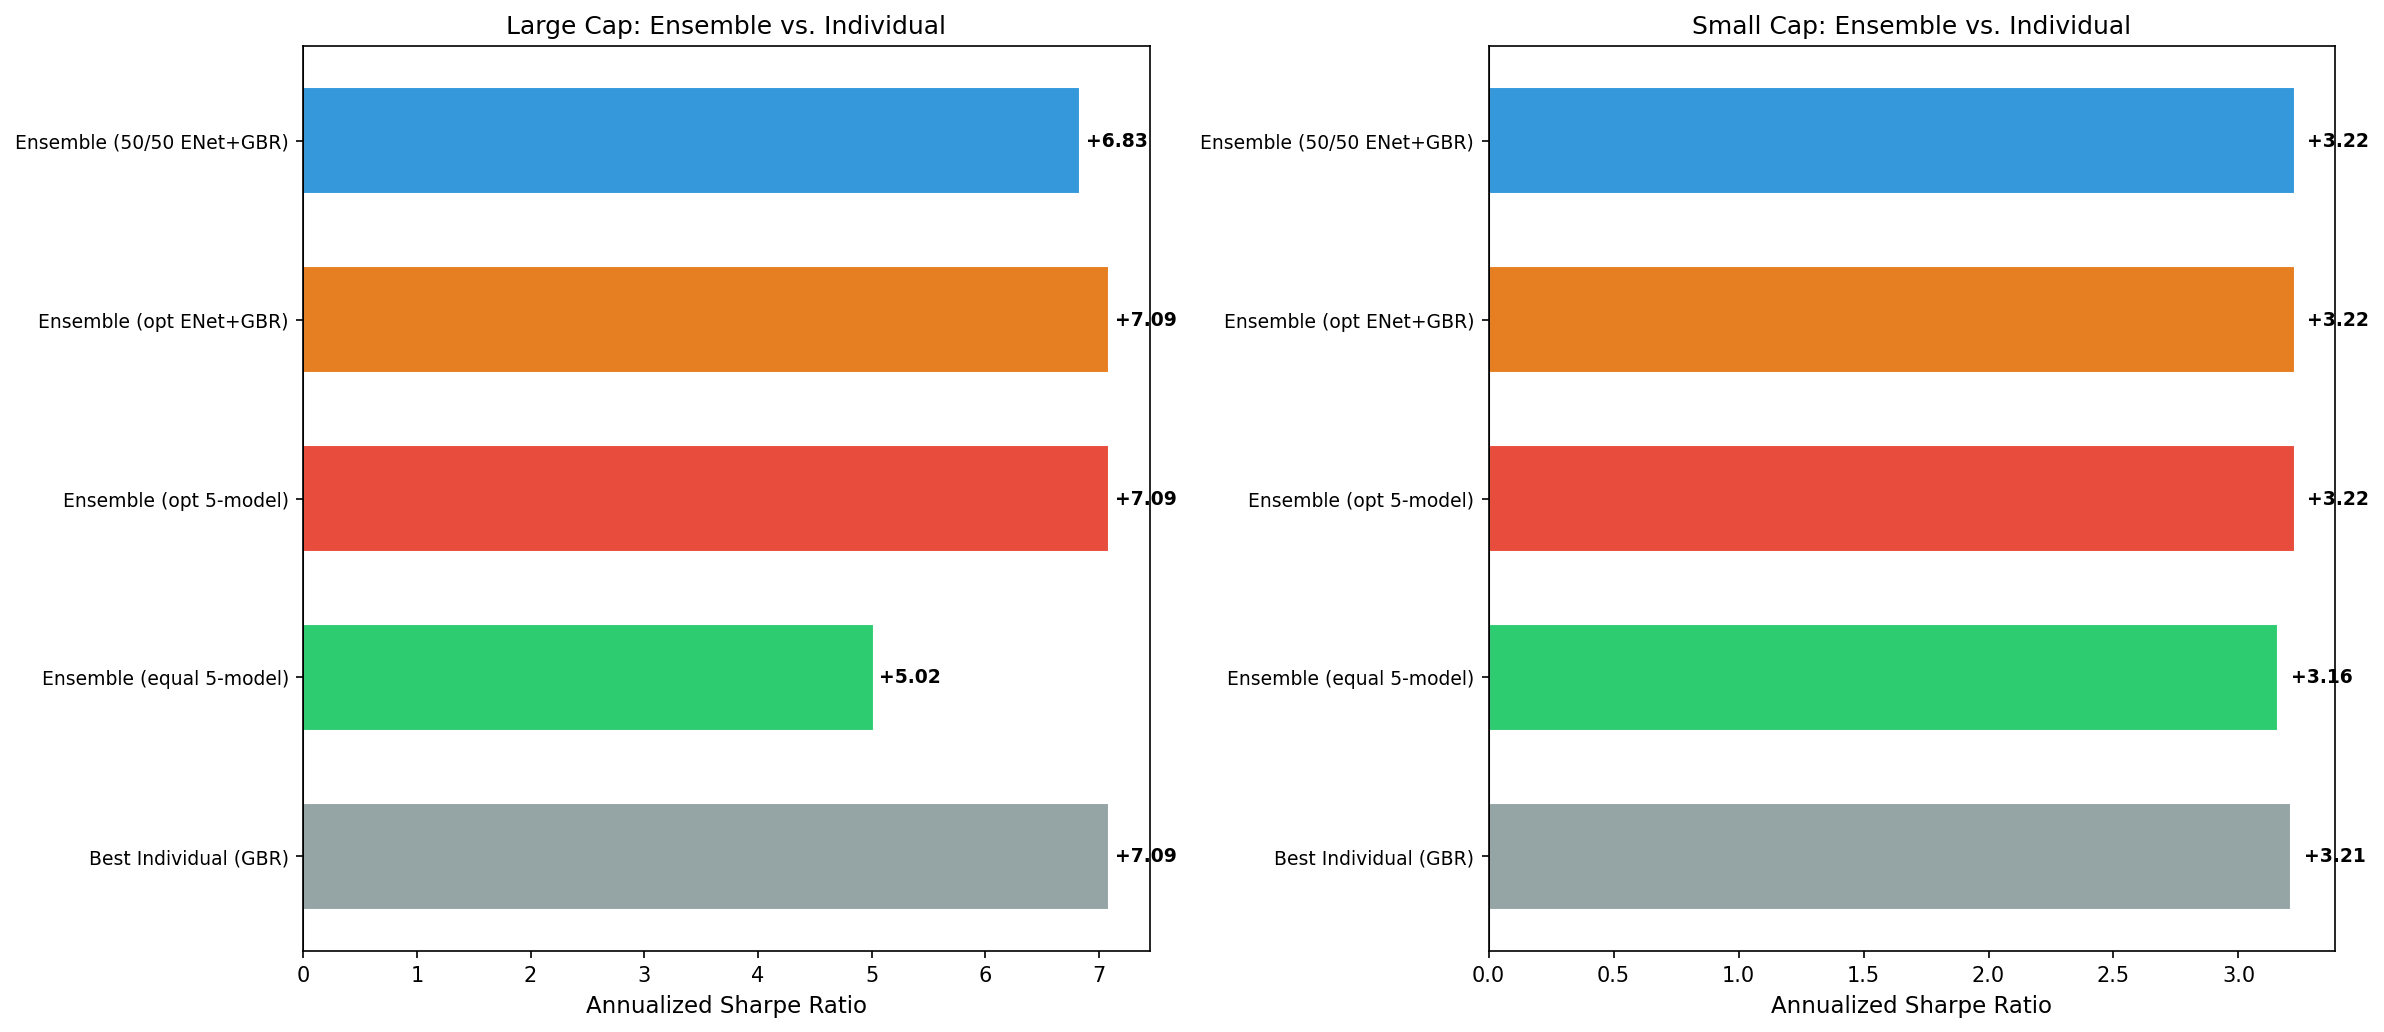

Generate this figure with Python:
"""
Task (e): Ensemble Portfolio for Maximum OOS Sharpe Ratio
=========================================================
- Combine best Linear (ElasticNet) + best Non-linear (GradientBoosting)
- Optimize ensemble weights on Validation set
- Evaluate on Test set
- Run for both Large Cap and Small Cap
"""

import pandas as pd
import numpy as np
import matplotlib.pyplot as plt
from sklearn.preprocessing import StandardScaler
from sklearn.linear_model import Lasso, Ridge, ElasticNet
from sklearn.cross_decomposition import PLSRegression
from sklearn.ensemble import GradientBoostingRegressor
from itertools import product as iprod
import warnings
warnings.filterwarnings("ignore")


# ══════════════════════════════════════════════════════════════════════════════
# HELPERS
# ══════════════════════════════════════════════════════════════════════════════
def annualized_sharpe(mr):
    m, s = mr.mean(), mr.std(ddof=1)
    return (m / s) * np.sqrt(12) if s > 0 and not np.isnan(s) else np.nan


def portfolio_sharpe_from_signal(yyyymm, ret, signal):
    """Build rank-weighted L/S portfolio and return its annualized Sharpe."""
    tmp = pd.DataFrame({"yyyymm": yyyymm, "ret": ret, "signal": signal}).dropna()
    tmp["rank"] = tmp.groupby("yyyymm")["signal"].rank(method="average")
    tmp["w"] = tmp.groupby("yyyymm")["rank"].transform(lambda x: x - x.mean())
    tmp["abs_sum"] = tmp.groupby("yyyymm")["w"].transform(lambda x: x.abs().sum())
    tmp["w"] = tmp["w"] / tmp["abs_sum"]
    port = (tmp["w"] * tmp["ret"]).groupby(tmp["yyyymm"]).sum()
    return annualized_sharpe(port), port


def r2_oos(y_true, y_pred):
    return 1 - np.sum((y_true - y_pred)**2) / np.sum(y_true**2)


def run_universe(filepath, label):
    """Full pipeline for one universe: train models, ensemble, evaluate."""
    print(f"\n{'=' * 70}")
    print(f"  {label}")
    print(f"{'=' * 70}")

    # ── Data prep ────────────────────────────────────────────────────────
    df = pd.read_parquet(filepath)
    df["ret"] = pd.to_numeric(df["ret"], errors="coerce")
    feature_cols = [c for c in df.columns if c not in ["permno", "yyyymm", "ret"]]
    df = df.dropna(subset=["ret"]).reset_index(drop=True)

    train_mask = df["yyyymm"] <= 194511
    val_mask   = (df["yyyymm"] > 194511) & (df["yyyymm"] <= 195711)
    test_mask  = df["yyyymm"] > 195711

    df[feature_cols] = df.groupby("yyyymm")[feature_cols].transform(
        lambda x: x.fillna(x.median()))
    df[feature_cols] = df[feature_cols].fillna(0)

    scaler = StandardScaler()
    X_tr_s = scaler.fit_transform(df.loc[train_mask, feature_cols].values)
    y_tr   = df.loc[train_mask, "ret"].values
    X_va_s = scaler.transform(df.loc[val_mask, feature_cols].values)
    y_va   = df.loc[val_mask, "ret"].values
    X_te_s = scaler.transform(df.loc[test_mask, feature_cols].values)
    y_te   = df.loc[test_mask, "ret"].values

    test_yyyymm = df.loc[test_mask, "yyyymm"].values
    test_ret    = df.loc[test_mask, "ret"].values
    val_yyyymm  = df.loc[val_mask, "yyyymm"].values
    val_ret     = df.loc[val_mask, "ret"].values

    print(f"  Train: {X_tr_s.shape}  Val: {X_va_s.shape}  Test: {X_te_s.shape}")

    # ── Train candidate models ───────────────────────────────────────────
    models = {}

    # Ridge - tune
    best_r2, best_a = -np.inf, None
    for a in np.logspace(0, 6, 40):
        m = Ridge(alpha=a, max_iter=50000).fit(X_tr_s, y_tr)
        r2 = r2_oos(y_va, m.predict(X_va_s))
        if r2 > best_r2: best_r2, best_a = r2, a
    models["Ridge"] = Ridge(alpha=best_a, max_iter=50000).fit(X_tr_s, y_tr)

    # Lasso - tune
    best_r2, best_a = -np.inf, None
    for a in np.logspace(-5, 0, 30):
        m = Lasso(alpha=a, max_iter=50000).fit(X_tr_s, y_tr)
        r2 = r2_oos(y_va, m.predict(X_va_s))
        if r2 > best_r2: best_r2, best_a = r2, a
    models["Lasso"] = Lasso(alpha=best_a, max_iter=50000).fit(X_tr_s, y_tr)

    # ElasticNet - tune
    best_r2, best_a, best_l1 = -np.inf, None, None
    for l1 in [0.25, 0.5, 0.75, 0.9, 0.95, 0.99]:
        for a in np.logspace(-5, 0, 30):
            m = ElasticNet(alpha=a, l1_ratio=l1, max_iter=50000).fit(X_tr_s, y_tr)
            r2 = r2_oos(y_va, m.predict(X_va_s))
            if r2 > best_r2: best_r2, best_a, best_l1 = r2, a, l1
    models["ElasticNet"] = ElasticNet(alpha=best_a, l1_ratio=best_l1,
                                      max_iter=50000).fit(X_tr_s, y_tr)

    # PLS - tune
    best_r2, best_nc = -np.inf, None
    for nc in range(1, min(50, X_tr_s.shape[1]) + 1):
        pls = PLSRegression(n_components=nc).fit(X_tr_s, y_tr)
        r2 = r2_oos(y_va, pls.predict(X_va_s).ravel())
        if r2 > best_r2: best_r2, best_nc = r2, nc
    models["PLS"] = PLSRegression(n_components=best_nc).fit(X_tr_s, y_tr)

    # GBR - tune
    best_r2, best_gbr = -np.inf, None
    for combo in iprod([100, 300, 500], [2, 3, 4], [0.01, 0.05, 0.1], [0.8, 1.0]):
        ne, md, lr, ss = combo
        gbr = GradientBoostingRegressor(n_estimators=ne, max_depth=md, learning_rate=lr,
                                        subsample=ss, min_samples_leaf=10, random_state=42)
        gbr.fit(X_tr_s, y_tr)
        r2 = r2_oos(y_va, gbr.predict(X_va_s))
        if r2 > best_r2: best_r2, best_gbr = r2, gbr
    models["GBR"] = best_gbr

    print(f"  Trained: {list(models.keys())}")

    # ── Get predictions ──────────────────────────────────────────────────
    val_preds = {}
    test_preds = {}
    for name, mod in models.items():
        if name == "PLS":
            val_preds[name]  = mod.predict(X_va_s).ravel()
            test_preds[name] = mod.predict(X_te_s).ravel()
        else:
            val_preds[name]  = mod.predict(X_va_s)
            test_preds[name] = mod.predict(X_te_s)

    # ── Individual model portfolio Sharpe ratios ─────────────────────────
    print(f"\n  Individual model portfolio Sharpe ratios (Test):")
    indiv_sharpes = {}
    indiv_ports = {}
    for name in models:
        sr, port = portfolio_sharpe_from_signal(test_yyyymm, test_ret, test_preds[name])
        indiv_sharpes[name] = sr
        indiv_ports[name] = port
        print(f"    {name:15s}  SR = {sr:+.3f}")

    # ── Ensemble: optimize weights on Validation set ─────────────────────
    print(f"\n  Optimizing ensemble weights on Validation set...")

    model_names = list(models.keys())
    val_pred_matrix  = np.column_stack([val_preds[n] for n in model_names])
    test_pred_matrix = np.column_stack([test_preds[n] for n in model_names])

    # Grid search over weight combinations (simplex)
    # Generate weight vectors that sum to 1
    best_val_sr = -np.inf
    best_weights = None
    weight_steps = np.arange(0, 1.05, 0.1)

    # For 5 models, full grid is too large. Use two-stage approach:
    # Stage 1: Pairwise best (ElasticNet + GBR)
    # Stage 2: Add other models with remaining weight

    # Stage 1: Simple pairwise ElasticNet + GBR
    print(f"\n  Stage 1: ElasticNet + GBR pairwise optimization")
    enet_idx = model_names.index("ElasticNet")
    gbr_idx  = model_names.index("GBR")

    best_pair_sr = -np.inf
    best_pair_w = None
    for w_enet in np.arange(0, 1.01, 0.05):
        w_gbr = 1.0 - w_enet
        signal = w_enet * val_pred_matrix[:, enet_idx] + w_gbr * val_pred_matrix[:, gbr_idx]
        sr, _ = portfolio_sharpe_from_signal(val_yyyymm, val_ret, signal)
        if not np.isnan(sr) and sr > best_pair_sr:
            best_pair_sr = sr
            best_pair_w = (w_enet, w_gbr)

    print(f"    Best: w_ElasticNet={best_pair_w[0]:.2f}, w_GBR={best_pair_w[1]:.2f}, "
          f"Val SR={best_pair_sr:+.3f}")

    # Stage 2: Search over all 5 models with coarser grid
    print(f"\n  Stage 2: Full 5-model weight optimization (step=0.1)")
    best_full_sr = -np.inf
    best_full_weights = None
    n_models = len(model_names)

    # Generate simplex grid with step 0.1
    def simplex_grid(n, step=0.1):
        """Generate all weight vectors of length n that sum to 1 with given step."""
        levels = int(round(1.0 / step))
        if n == 1:
            yield [1.0]
            return
        for i in range(levels + 1):
            w = i * step
            for rest in simplex_grid(n - 1, step):
                total = w + sum(rest)
                if abs(total - 1.0) < 1e-6:
                    yield [w] + rest
                elif total < 1.0 + 1e-6:
                    # Not enough yet, only yield if n-1 can fill
                    pass
        # Simpler approach: just iterate
        return

    # More efficient: iterate using recursion
    count = 0
    for w0 in np.arange(0, 1.01, 0.1):
        for w1 in np.arange(0, 1.01 - w0, 0.1):
            for w2 in np.arange(0, 1.01 - w0 - w1, 0.1):
                for w3 in np.arange(0, 1.01 - w0 - w1 - w2, 0.1):
                    w4 = 1.0 - w0 - w1 - w2 - w3
                    if w4 < -0.01:
                        continue
                    w4 = max(0, w4)
                    weights = np.array([w0, w1, w2, w3, w4])
                    signal = val_pred_matrix @ weights
                    sr, _ = portfolio_sharpe_from_signal(val_yyyymm, val_ret, signal)
                    count += 1
                    if not np.isnan(sr) and sr > best_full_sr:
                        best_full_sr = sr
                        best_full_weights = weights

    print(f"    Searched {count} weight combinations")
    print(f"    Best weights: {dict(zip(model_names, [f'{w:.2f}' for w in best_full_weights]))}")
    print(f"    Val SR = {best_full_sr:+.3f}")

    # ── Evaluate all ensemble strategies on Test ─────────────────────────
    print(f"\n  TEST SET RESULTS:")
    results = {}

    # 1) Equal-weight ElasticNet + GBR (the requested 50/50)
    sig_equal = 0.5 * test_preds["ElasticNet"] + 0.5 * test_preds["GBR"]
    sr_equal, port_equal = portfolio_sharpe_from_signal(test_yyyymm, test_ret, sig_equal)
    results["Ensemble (50/50 ENet+GBR)"] = {"sr": sr_equal, "port": port_equal}
    print(f"    Ensemble 50/50 ENet+GBR:     SR = {sr_equal:+.3f}")

    # 2) Optimized pairwise
    sig_pair = best_pair_w[0]*test_preds["ElasticNet"] + best_pair_w[1]*test_preds["GBR"]
    sr_pair, port_pair = portfolio_sharpe_from_signal(test_yyyymm, test_ret, sig_pair)
    results[f"Ensemble (opt ENet+GBR)"] = {"sr": sr_pair, "port": port_pair}
    print(f"    Ensemble opt ENet+GBR:       SR = {sr_pair:+.3f}  "
          f"(w={best_pair_w[0]:.2f}/{best_pair_w[1]:.2f})")

    # 3) Full optimized ensemble
    sig_full = test_pred_matrix @ best_full_weights
    sr_full, port_full = portfolio_sharpe_from_signal(test_yyyymm, test_ret, sig_full)
    results["Ensemble (opt 5-model)"] = {"sr": sr_full, "port": port_full}
    print(f"    Ensemble opt 5-model:        SR = {sr_full:+.3f}  "
          f"(weights: {dict(zip(model_names, [f'{w:.1f}' for w in best_full_weights]))})")

    # 4) Equal-weight all 5 models
    sig_all_eq = test_pred_matrix.mean(axis=1)
    sr_all_eq, port_all_eq = portfolio_sharpe_from_signal(test_yyyymm, test_ret, sig_all_eq)
    results["Ensemble (equal 5-model)"] = {"sr": sr_all_eq, "port": port_all_eq}
    print(f"    Ensemble equal 5-model:      SR = {sr_all_eq:+.3f}")

    # Best individual
    best_indiv_name = max(indiv_sharpes, key=indiv_sharpes.get)
    best_indiv_sr = indiv_sharpes[best_indiv_name]
    results[f"Best Individual ({best_indiv_name})"] = {
        "sr": best_indiv_sr, "port": indiv_ports[best_indiv_name]
    }
    print(f"    Best individual ({best_indiv_name:8s}):  SR = {best_indiv_sr:+.3f}")

    # Find the overall best
    best_ensemble_name = max(results, key=lambda k: results[k]["sr"])
    best_sr = results[best_ensemble_name]["sr"]
    print(f"\n    >>> BEST: {best_ensemble_name}  SR = {best_sr:+.3f}")

    return results, indiv_sharpes, indiv_ports


# ══════════════════════════════════════════════════════════════════════════════
# RUN BOTH UNIVERSES
# ══════════════════════════════════════════════════════════════════════════════
lg_results, lg_indiv, lg_ports = run_universe("largeml.pq", "LARGE CAPS")
sm_results, sm_indiv, sm_ports = run_universe("smallml.pq", "SMALL CAPS")


# ══════════════════════════════════════════════════════════════════════════════
# VISUALIZATION
# ══════════════════════════════════════════════════════════════════════════════

# Plot 1: Bar chart comparing strategies
fig, axes = plt.subplots(1, 2, figsize=(16, 7), sharey=False)

for ax, (res, title) in zip(axes, [(lg_results, "Large Cap"), (sm_results, "Small Cap")]):
    names = list(res.keys())
    srs = [res[n]["sr"] for n in names]

    colors = []
    for n in names:
        if "Best Individual" in n:
            colors.append("#95a5a6")
        elif "50/50" in n:
            colors.append("#3498db")
        elif "opt" in n and "5-model" in n:
            colors.append("#e74c3c")
        elif "opt" in n:
            colors.append("#e67e22")
        else:
            colors.append("#2ecc71")

    bars = ax.barh(range(len(names)), srs, color=colors, edgecolor="white", height=0.6)
    ax.set_yticks(range(len(names)))
    ax.set_yticklabels(names, fontsize=9)
    ax.set_xlabel("Annualized Sharpe Ratio", fontsize=11)
    ax.set_title(f"{title}: Ensemble vs. Individual", fontsize=12)
    ax.invert_yaxis()
    ax.axvline(x=0, color="black", linewidth=0.5)

    for i, (bar, val) in enumerate(zip(bars, srs)):
        ax.text(val + 0.05, i, f"{val:+.2f}", va="center", fontsize=9, fontweight="bold")

plt.tight_layout()
plt.savefig("task_e_ensemble.png", dpi=150, bbox_inches="tight")
plt.show()
print("\nSaved task_e_ensemble.png")


# Plot 2: Cumulative returns - best ensemble vs best individual for each universe
fig, axes = plt.subplots(1, 2, figsize=(16, 6))

for ax, (res, indiv, title) in zip(axes,
    [(lg_results, lg_indiv, "Large Cap"), (sm_results, sm_indiv, "Small Cap")]):

    best_ens_name = max([k for k in res if "Ensemble" in k], key=lambda k: res[k]["sr"])
    best_ind_name = max(indiv, key=indiv.get)

    ens_port = res[best_ens_name]["port"].sort_index()
    ind_port = res[f"Best Individual ({best_ind_name})"]["port"].sort_index()

    ax.plot(ens_port.index, (1 + ens_port).cumprod().values,
            label=f"{best_ens_name}\n(SR={res[best_ens_name]['sr']:+.2f})",
            linewidth=1.5, color="#e74c3c")
    ax.plot(ind_port.index, (1 + ind_port).cumprod().values,
            label=f"Best Individual: {best_ind_name}\n(SR={indiv[best_ind_name]:+.2f})",
            linewidth=1.5, color="#3498db")

    ax.set_xlabel("Date (yyyymm)", fontsize=10)
    ax.set_ylabel("Cumulative Return ($1)", fontsize=10)
    ax.set_title(f"{title}", fontsize=12)
    ax.legend(fontsize=8, loc="upper left")
    ax.set_yscale("log")
    ax.grid(True, alpha=0.3)

    ticks = ens_port.index[::80]
    ax.set_xticks(ticks)
    ax.set_xticklabels([str(d) for d in ticks], rotation=45, fontsize=7)

plt.suptitle("Cumulative Performance: Best Ensemble vs. Best Individual Model (Test Period)",
             fontsize=13, y=1.02)
plt.tight_layout()
plt.savefig("task_e_cumulative.png", dpi=150, bbox_inches="tight")
plt.show()
print("Saved task_e_cumulative.png")


# ══════════════════════════════════════════════════════════════════════════════
# FINAL SUMMARY
# ══════════════════════════════════════════════════════════════════════════════
print("\n" + "=" * 70)
print("FINAL SUMMARY: HIGHEST ACHIEVABLE SHARPE RATIOS")
print("=" * 70)

for label, res, indiv in [("Large Cap", lg_results, lg_indiv),
                           ("Small Cap", sm_results, sm_indiv)]:
    best_ens_name = max([k for k in res if "Ensemble" in k], key=lambda k: res[k]["sr"])
    best_ind_name = max(indiv, key=indiv.get)
    overall_best = max(res, key=lambda k: res[k]["sr"])

    print(f"\n  {label}:")
    print(f"    Best Individual:  {best_ind_name:15s}  SR = {indiv[best_ind_name]:+.3f}")
    print(f"    Best Ensemble:    {best_ens_name}")
    print(f"                      SR = {res[best_ens_name]['sr']:+.3f}")
    improvement = res[best_ens_name]["sr"] - indiv[best_ind_name]
    pct = improvement / abs(indiv[best_ind_name]) * 100
    print(f"    Improvement:      {improvement:+.3f} ({pct:+.1f}%)")
print()
